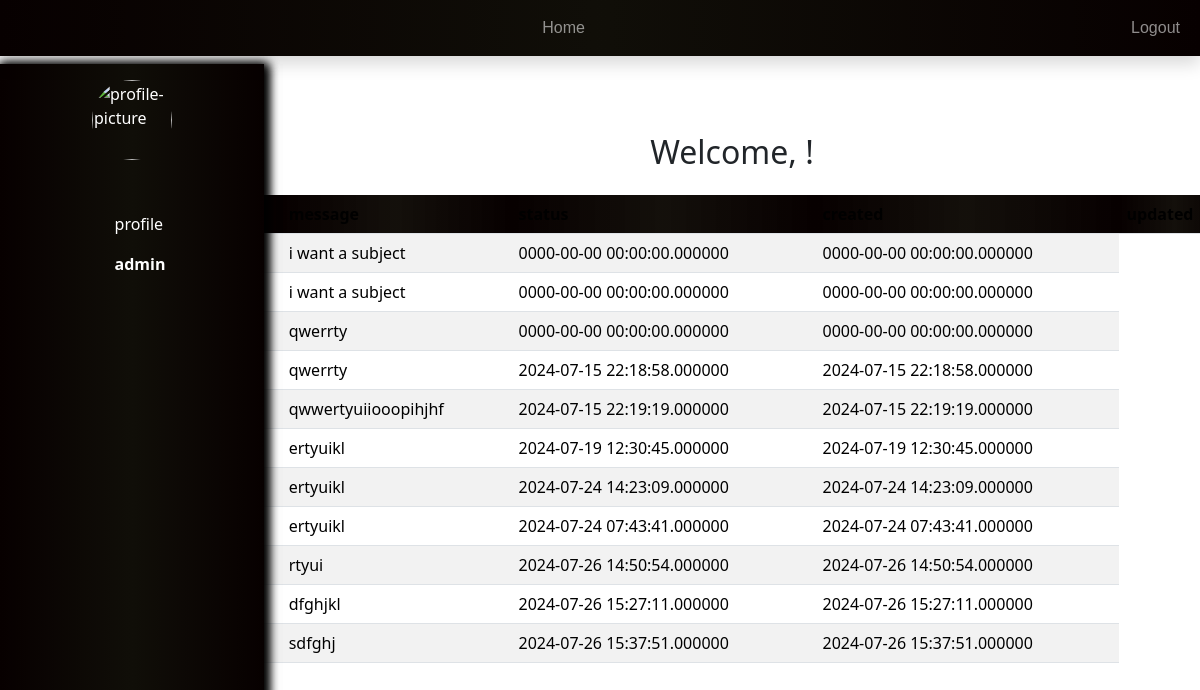
The app's page /admin.php with its own data.
### tables this page shows
CREATE TABLE `support` (
  `id` int(11) NOT NULL,
  `userid` int(11) NOT NULL,
  `subject` varchar(255) NOT NULL,
  `message` varchar(255) NOT NULL,
  `status` varchar(255) NOT NULL,
  `created` timestamp(6) NOT NULL DEFAULT current_timestamp(6) ON UPDATE current_timestamp(6),
  `updated` timestamp(6) NOT NULL DEFAULT current_timestamp(6) ON UPDATE current_timestamp(6)
);

### admin.php (the view, shortened to what this page needs)
<?php
include_once __DIR__.'/sidebar.php';
include_once __DIR__.'/partials/nav.php';
include_once __DIR__."/conn.php";
$username = $_SESSION['firstname'];
?>
<!DOCTYPE html>
<html lang="en">
<head>
    <link rel="stylesheet" href="css/style.css">
    <link href="https://cdn.jsdelivr.net/npm/bootstrap@5.3.3/dist/css/bootstrap.min.css" rel="stylesheet">
</head>
<body>
    <aside class="sidebar ">
        <div class="container py-3 d-flex flex-column justify-content-center align-items-center gap-4">
            <div class="user_profile d-flex flex-column gap-1 justify-content-center align-items-center">
                <img src="./img/2.PNG.PNG" class=" rounded-circle" width="80" height="80" alt="profile-picture">
            </div>
            <div class="sidebar_items my-3">
                <ul class="list-group text-white">
                    <a href="<?php echo APP_URL?>/profile.php" class="list-group-item bg-transparent border-0 text-white fs-6 sidebar_item <?php echo $_SERVER['REQUEST_URI'] == '/finalyear/profile.php' ? 'fw-bold': '' ?>"><span class="fa fa-book me-3"></span>profile</a>
                    <a href="<?php echo APP_URL?>/admin.php" class="list-group-item bg-transparent border-0 text-white fs-6 sidebar_item <?php echo $_SERVER['REQUEST_URI'] == '/finalyear/admin.php' ? 'fw-bold': '' ?>"><span class="fa fa-users-line me-3"></span>admin</a>
                </ul>
            </div>
        </div>
    </aside>
<div class="container main-bar p-3">
    <h2 class="text-center">Welcome, <?php echo $username;?>!</h2>
</div>
 <table class="table table-striped ">
  <thead class=>
    <tr >
      <th scope="col">S/n</th>
      <th scope="col">subject</th>
      <th scope="col">message</th>
      <th scope="col">status</th>
      <th scope="col">created</th>
      <th scope="col">updated</th>
    </tr>
  </thead>
<?php
$sql="SELECT * FROM support";
$ret=mysqli_query($conn,$sql);
if(mysqli_num_rows($ret)>0){
  $i = 1;
    while($row=mysqli_fetch_assoc($ret)){
        ?>
        <tr>
            <td><?php echo $i++;?></td>
            <td><?php echo $row["subject"];?></td>
            <td><?php echo $row["message"];?></td>
            <td><?php echo $row["created"];?></td>
            <td>
            <?php echo $row["updated"];?>
</td>
        </tr>
        <?php
    }
}else{
echo "no results";
}
?>
</table>
</html>

### sidebar.php (shortened to what this page needs)
<aside class="sidebar ">
    <div class="container py-3 d-flex flex-column justify-content-center align-items-center gap-4">
        <div class="user_profile d-flex flex-column gap-1 justify-content-center align-items-center">
        </div>
        <div class="sidebar_items my-3">
            <ul class="list-group text-white">
                <a href="<?php echo APP_URL?>/support.php" class="list-group-item bg-transparent border-0 text-white fs-6 sidebar_item <?php echo $_SERVER['REQUEST_URI'] == '/finalyear/support.php' ? 'fw-bold': '' ?>"><span class="fa fa-chart-line me-3"></span>support request</a>
                <a href="<?php echo APP_URL?>/profile.php" class="list-group-item bg-transparent border-0 text-white fs-6 sidebar_item <?php echo $_SERVER['REQUEST_URI'] == '/finalyear/profile.php' ? 'fw-bold': '' ?>"><span class="fa fa-book me-3"></span>profile</a>
                <a href="<?php echo APP_URL?>/faq.php" class="list-group-item bg-transparent border-0 text-white fs-6 sidebar_item <?php echo $_SERVER['REQUEST_URI'] == '/finalyear/faq.php' ? 'fw-bold': '' ?>"><span class="fa fa-square-plus me-3"></span>FAQ's</a>
                <a href="<?php echo APP_URL?>/feed.php" class="list-group-item bg-transparent border-0 text-white fs-6 sidebar_item <?php echo $_SERVER['REQUEST_URI'] == '/finalyear/feedback.php' ? 'fw-bold': '' ?>"><span class="fa fa-list me-3"></span>feedback</a>
                <a href="<?php echo APP_URL?>/admin.php" class="list-group-item bg-transparent border-0 text-white fs-6 sidebar_item <?php echo $_SERVER['REQUEST_URI'] == '/finalyear/admin.php' ? 'fw-bold': '' ?>"><span class="fa fa-users-line me-3"></span>admin</a>
            </ul>
        </div>
    </div>
</aside>

### partials/nav.php (shortened to what this page needs)
<!DOCTYPE html>
<html lang="en">
<head>
    <link rel="stylesheet" href="../css/style.css">
    <link href="https://cdn.jsdelivr.net/npm/bootstrap@5.3.3/dist/css/bootstrap.min.css" rel="stylesheet">
</head>
<body>
<nav class="navbar position-sticky top-0 z-1 navbar-expand-lg shadow" data-bs-theme="dark">
  <div class="container-fluid">
    <div class="collapse navbar-collapse" id="navbarSupportedContent">
      <ul class="navbar-nav m-auto mb-2 mb-lg-0">
        <li class="nav-item">
          <a class="nav-link <?php echo ($_SERVER['REQUEST_URI'] == '/LMS/') ? 'active' : '' ?> fs-6" aria-current="page" href="<?php echo APP_URL?>">Home</a>
        </li>
      </ul>
      <ul class="navbar-nav">
        <?php if(isset($_SESSION['status'])): ?>
      <li class="nav-item dropdown dropdown">
          <a class="nav-link dropdown-toggle fs-6 d-flex align-items-center justify-content-center me-2" href="#" role="button" data-bs-toggle="dropdown" aria-expanded="false">
            <span class="fa fa-user-circle fa-lg mx-2"></span><?php echo $_SESSION["firstname"] ?>
          </a>
          <ul class="dropdown-menu dropdown-menu-end">
            <li><a class="dropdown-item" href="<?php echo APP_URL?>/dashboard.php">Dashboard</a></li>
            <li><a class="dropdown-item" href="<?php echo APP_URL?>/profile.php">Profile</a></li>
            <li><hr class="dropdown-divider"></li>
            <li><a class="dropdown-item" href="<?php echo APP_URL?>/auth/logout.php">Logout</a></li>
          </ul>
        </li>
        <?php else: ?>
        <li class="nav-item"><a class="nav-link fs-6" href="<?php echo APP_URL ?>../logout.php"><span class="fa fa-sign-in me-2"></span>Logout</a></li>
        <?php endif; ?>
      </ul>
    </div>
  </div>
</nav>

### css/style.css (style rules this page uses)
* { margin: 0; padding: 0; box-sizing: border-box; }
ul { list-style-type:none; display: flex; }
ul li a { text-decoration: none; padding:0 1em 0 1em; font-family: Arial, Helvetica, sans-serif; color: rgb(35, 95, 95); }
.sidebar { color: #fff; width: 22%; height: 92.1vh; position: fixed; top: 8vh; left: 0; box-shadow: 2px 2px 10px 2px #000; }
.sidebar_item { transition: all .22s; }
div.main-bar { margin-left: 22%; margin-top: 3.8em; width: 78%; height: auto; position: relative; top: 0; left: 0; }
.sidebar { background-color: #A6D7B6; }
.navbar, .sidebar, th, footer { background: #070000; background: -webkit-linear-gradient(to right, #070000, #0c0600, #070000); background: linear-gradient(to right, #070000, #0a0601f5, #070000); }
.navbar, .sidebar, th, footer { background-color: #A6D7B6; }

### admin.php (style rules this page uses)
.table { margin-left: 30px; }

### records on screen
support: message "i want a subject", created "0000-00-00 00:00:00.000000", updated "0000-00-00 00:00:00.000000"
support: message "i want a subject", created "0000-00-00 00:00:00.000000", updated "0000-00-00 00:00:00.000000"
support: message "qwerrty", created "0000-00-00 00:00:00.000000", updated "0000-00-00 00:00:00.000000"
support: message "qwerrty", created "2024-07-15 22:18:58.000000", updated "2024-07-15 22:18:58.000000"
support: message "qwwertyuiiooopihjhf", created "2024-07-15 22:19:19.000000", updated "2024-07-15 22:19:19.000000"
support: message "ertyuikl", created "2024-07-19 12:30:45.000000", updated "2024-07-19 12:30:45.000000"
support: message "ertyuikl", created "2024-07-24 14:23:09.000000", updated "2024-07-24 14:23:09.000000"
support: message "ertyuikl", created "2024-07-24 07:43:41.000000", updated "2024-07-24 07:43:41.000000"
support: message "rtyui", created "2024-07-26 14:50:54.000000", updated "2024-07-26 14:50:54.000000"
support: message "dfghjkl", created "2024-07-26 15:27:11.000000", updated "2024-07-26 15:27:11.000000"
support: message "sdfghj", created "2024-07-26 15:37:51.000000", updated "2024-07-26 15:37:51.000000"
